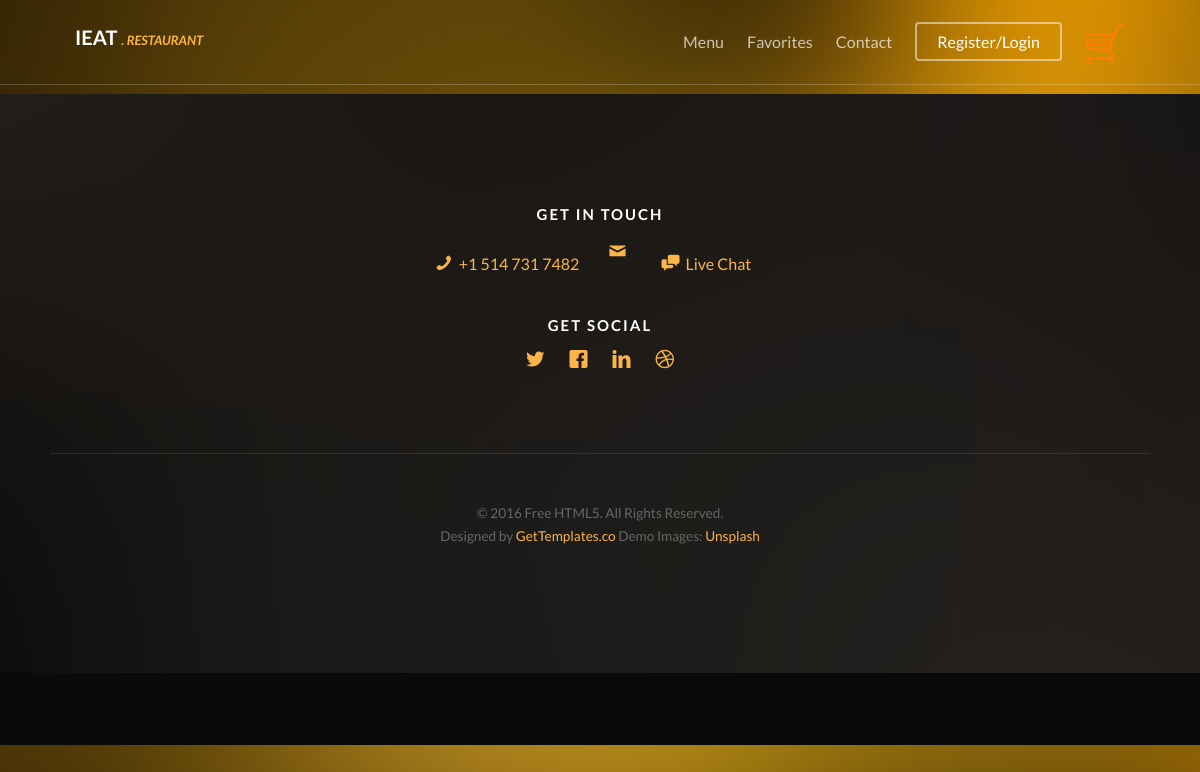
Before: /index.php/nav_control/?section=salad with the older database file.
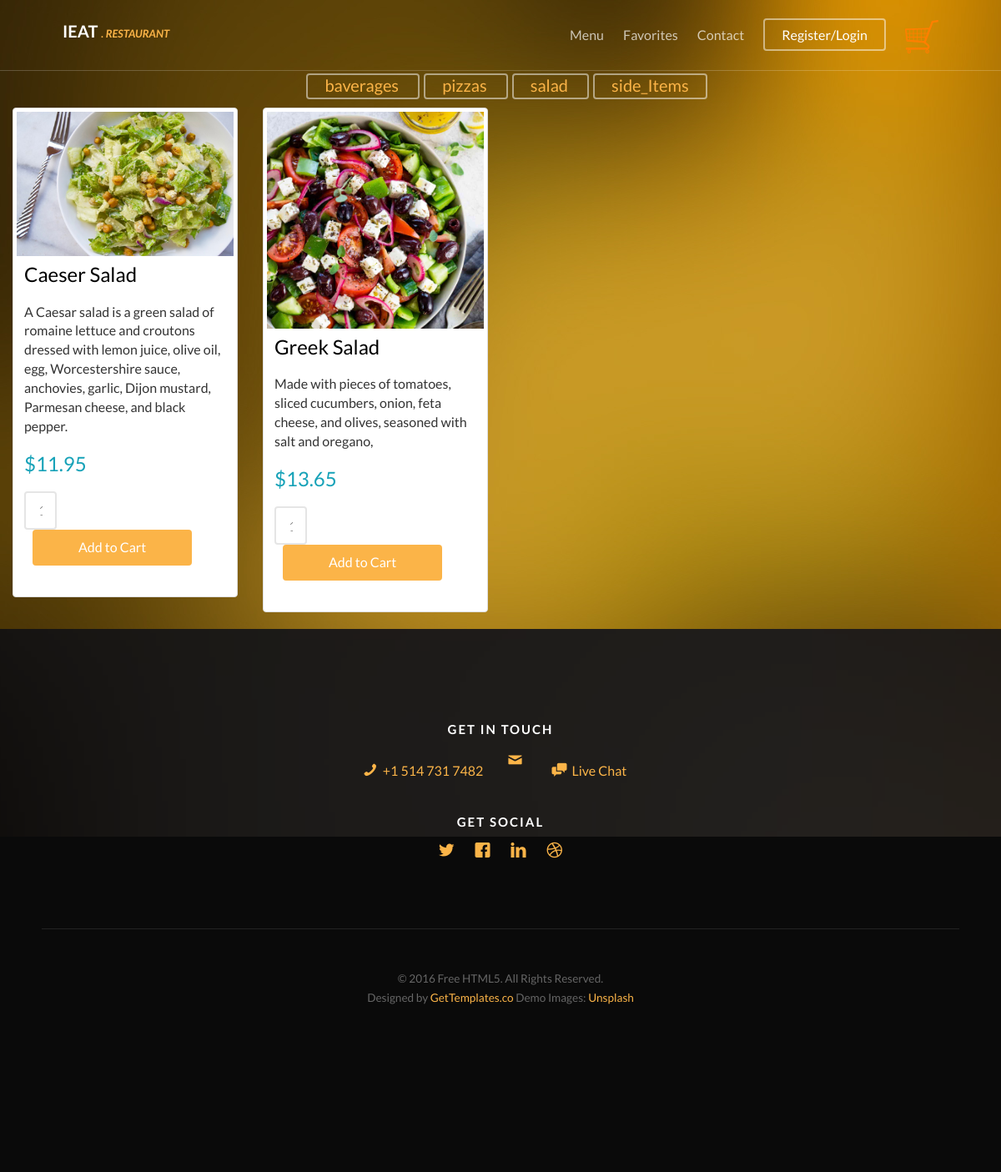
After: the same page with the newer database file.
### tables this page shows
CREATE TABLE `section` (
  `srno` int(11) NOT NULL,
  `name` varchar(10) NOT NULL
);

CREATE TABLE `salad` (
  `did` varchar(5) NOT NULL,
  `dname` varchar(40) NOT NULL,
  `ddesc` varchar(200) NOT NULL,
  `price` float NOT NULL,
  `image` varchar(100) NOT NULL
);

### application/controllers/Nav_control.php (called while the page is built, shortened)
<?php
class Nav_control extends CI_Controller {
	public function index() {
		$this->load->model('menu_nav');
		if (isset($_GET['section'])) {
			$section = $_GET['section'];
			$this->load->model('menu_nav');
			$menudata['navdata'] = $this->menu_nav->getItems();
			$this->load->model('itemdb');
			$this->load->model('taxrender');
			$menudata['taxdata'] = $this->taxrender->getTax();
			$menudata['ddata'] = $this->itemdb->getDishes($section);
			$this->load->view('menu', $menudata);
		}
	}
}

### index.php (called while the page is built, shortened)
<?php
require_once BASEPATH.'core/CodeIgniter.php';

### application/models/Menu_nav.php (called while the page is built, shortened)
<?php
class Menu_nav extends CI_Model {
	public function getItems() {
		$query = $this->db->get('section');
		return $query->result();
	}
}

### application/models/ItemDb.php (called while the page is built, shortened)
<?php
class ItemDb extends CI_Model {
	public function getDishes($section = '') {
		$query = $this->db->get($section);
		return $query->result();
	}
}

### application/views/menu.php (the view, shortened to what this page needs)
<?php
if (isset($_SESSION['uname'])) {
	$flag = true;
} else {
	$flag = false;
}
?>
<!DOCTYPE html>
<html>
<html>
	<head>
<?php
include 'header1.php';
?>
	</head>
	<body class="" style="background-image: url(<?php echo base_url() ?>assets/images/menuback2.jpg);" data-stellar-background-ratio="0.5">
        <div id="page">
            <?php include 'navigation.php'?>
			<nav class="nav" style="margin-top: 7%;" role="navigation">
					<div class="gtco-container">
						<div class="row" >
							<div class="col-sm-4 col-xs-12">
							</div>
							<div  class="btn-group" class="col-xs-8 text-right menu-1">
								<ul style="list-style-type:none">
			                  <?php foreach ($navdata as $key => $value) {?>
									<li class="nav-li">
										<a href="<?php echo base_url() ?>index.php/nav_control/?section=<?php echo $value->name; ?>" >
										<span class="fsize"><?php echo $value->name; ?></span>
										</a>
									</li>
								<?php }?>
			                  </ul>
							</div>
						</div>
					</div>
				</nav>
        <div>
        <?php
foreach ($ddata as $key => $value) {?>
            <form method="post" action="<?php echo base_url() . "index.php/menucontroller/?action=add&id=" . $value->did; ?>">
          <div class="col-lg-3 col-md-6 col-sm-6 col-xs-12">
            <div class="thumbnail">
                  <img src="<?php echo base_url() . "assets/images/pizzadb/" . $value->image; ?>" class="responsive-image" alt="...">
                  <div class="caption">
                    <h3><?php echo $value->dname; ?></h3>
                    <p><?php echo $value->ddesc; ?></p>
                    <h3 class="text-info"><?php echo "$" . $value->price; ?></h3>
                    <h4><input type="text" name="quantity" class="form-control" style="width: 16%; float: left;" value="1"><span width="100%"><input type="submit" name="add_to_cart" class="btn btn-primary addcart" style="margin-left: 10px; width: 79%;" role="button" value="Add to Cart"></span></h4>
                  </div>
              </div>
            </div>
            </form>
        <?php }?>
            <footer id="gtco-footer" role="contentinfo" style="background-image: url(<?php echo base_url(); ?>assets/images/img_bg_1.jpg)" data-stellar-background-ratio="0.5">
            <div class="overlay"></div>
            <div class="gtco-container">
                <div class="row row-pb-md">
				<div class="col-md-12 text-center">
					<div class="gtco-widget">
						<h3 id="getInTouch">Get In Touch</h3>
						<ul class="gtco-quick-contact">
							<li><a href="#"><i class="icon-phone"></i> +1 514 731 7482</a></li>
							<li><a href="#"><i class="icon-mail2"></i> </a></li>
							<li><a href="#"><i class="icon-chat"></i> Live Chat</a></li>
						</ul>
					</div>
					<div class="gtco-widget">
						<h3>Get Social</h3>
						<ul class="gtco-social-icons">
							<li><a href="#"><i class="icon-twitter"></i></a></li>
							<li><a href="#"><i class="icon-facebook"></i></a></li>
							<li><a href="#"><i class="icon-linkedin"></i></a></li>
							<li><a href="#"><i class="icon-dribbble"></i></a></li>
						</ul>
					</div>
				</div>
				<div class="col-md-12 text-center copyright">
					<p><small class="block">&copy; 2016 Free HTML5. All Rights Reserved.</small>
						<small class="block">Designed by <a href="http://gettemplates.co/" target="_blank">GetTemplates.co</a> Demo Images: <a href="http://unsplash.com/" target="_blank">Unsplash</a></small></p>
				</div>
			</div>
		</div>
	</footer>
	</div>
</body>
</html>

### application/views/header1.php (shortened to what this page needs)
   <link rel="stylesheet" href="https://stackpath.bootstrapcdn.com/bootstrap/4.1.3/css/bootstrap.min.css">
<link rel="stylesheet" href="<?php echo base_url(); ?>assets/css/animate.css">
<link rel="stylesheet" href="<?php echo base_url(); ?>assets/css/icomoon.css">
<link rel="stylesheet" href="<?php echo base_url(); ?>assets/css/themify-icons.css">
<link rel="stylesheet" href="<?php echo base_url(); ?>assets/css/bootstrap.css">
<link rel="stylesheet" href="<?php echo base_url(); ?>assets/css/magnific-popup.css">
<link rel="stylesheet" href="<?php echo base_url(); ?>assets/css/bootstrap-datetimepicker.min.css">
<link rel="stylesheet" href="<?php echo base_url(); ?>assets/css/owl.carousel.min.css">
<link rel="stylesheet" href="<?php echo base_url(); ?>assets/css/owl.theme.default.min.css">
<link rel="stylesheet" href="<?php echo base_url(); ?>assets/css/style.css">

### application/views/navigation.php
	<nav class="gtco-nav" role="navigation">
		<div class="gtco-container">
			<div class="row" >
				<div class="col-sm-4 col-xs-12">
					<div id="gtco-logo"><a href="<?php echo base_url() ?>index.php">IEat <em style="font-size: small;">. Restaurant</em></a></div>
				</div>
				<div class="col-xs-8 text-right menu-1">
					<ul>
						<li><a href="<?php echo base_url() ?>index.php/menucontroller">Menu</a></li>
						<li><a href="<?php echo base_url() ?>index.php/#favorites">Favorites</a></li>
						<li><a href="<?php echo base_url() ?>index.php/#getInTouch">Contact</a></li>
						<?php
if ($flag == true) {?>
							<li class="has-dropdown btn-cta">
							<a href="services.html"><span><?php echo $_SESSION['uname']; ?></span></a>
							<ul class="dropdown">
								<li><a href="<?php echo base_url() ?>index.php/profilecontroller">Profile</a></li>
								<li><a href="#">Change Password</a></li>
								<li><a href="#">Order History</a></li>
								<li><a href="<?php echo base_url() ?>index.php/logout">Logout</a></li>
							</ul>
						</li>
						<?php } else {?>
						<li class="btn-cta"><a href="<?php echo base_url() ?>index.php"><span>Register/Login</span></a></li>
					<?php }?>
 							<li><a href="<?php echo base_url() ?>index.php/menucontroller/#cart"><span style="border:2px;border-color:#000;!important"><img src="<?php echo base_url() ?>assets/images/cart.png" width="40px" height="40px"></span></a></button></li>
					</ul>
				</div>
			</div>
		</div>
	</nav>

### assets/css/icomoon.css (style rules this page uses)
[class^="icon-"], [class*=" icon-"] { font-family: 'icomoon' !important; speak: none; font-style: normal; font-weight: normal; font-variant: normal; text-transform: none; line-height: 1; -webkit-font-smoothing: antialiased; -moz-osx-font-smoothing: grayscale; }
.icon-chat:before { content: "\e97c"; }
.icon-mail2:before { content: "\e9da"; }
.icon-phone:before { content: "\e9f4"; }
.icon-dribbble:before { content: "\ea65"; }
.icon-facebook:before { content: "\ea67"; }
.icon-linkedin:before { content: "\ea73"; }
.icon-twitter:before { content: "\ea7c"; }

### application/views/menu.php (style rules this page uses)
.nav-li { display: inline; margin-left:5px; border:2px solid rgba(255, 255, 255, 0.5); padding:4px 20px; border-radius: 4px; }
.fsize { font-size: 20px; }

Changed rows visible on the page:
added section: name "baverages"
added section: name "pizzas"
added section: name "salad"
added section: name "side_Items"
added salad: image (picture), dname "Caeser Salad", ddesc "A Caesar salad is a green salad of romaine lettuce and croutons dressed with lemon juice, olive oil, egg, Worcestershire sauce, anchovies, garlic, Dijon mustard, Parmesan cheese, and black pepper.", price "11.95"
added salad: image (picture), dname "Greek Salad", ddesc "Made with pieces of tomatoes, sliced cucumbers, onion, feta cheese, and olives, seasoned with salt and oregano,", price "13.65"
